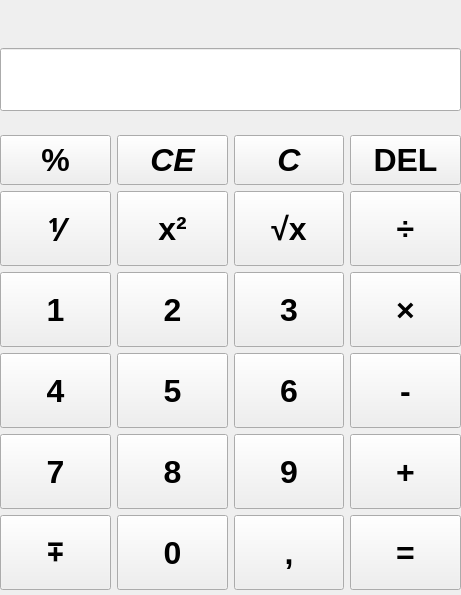
<?xml version="1.0" encoding="UTF-8"?>
<ui version="4.0">
 <class>Form</class>
 <widget class="QWidget" name="Form">
  <property name="geometry">
   <rect>
    <x>0</x>
    <y>0</y>
    <width>461</width>
    <height>595</height>
   </rect>
  </property>
  <property name="windowTitle">
   <string>Form</string>
  </property>
  <widget class="QWidget" name="verticalLayoutWidget">
   <property name="geometry">
    <rect>
     <x>0</x>
     <y>0</y>
     <width>461</width>
     <height>590</height>
    </rect>
   </property>
   <layout class="QVBoxLayout" name="verticalLayout">
    <item>
     <widget class="QLabel" name="label">
      <property name="minimumSize">
       <size>
        <width>0</width>
        <height>25</height>
       </size>
      </property>
      <property name="font">
       <font>
        <pointsize>12</pointsize>
        <bold>true</bold>
       </font>
      </property>
      <property name="text">
       <string/>
      </property>
     </widget>
    </item>
    <item>
     <spacer name="verticalSpacer_2">
      <property name="orientation">
       <enum>Qt::Vertical</enum>
      </property>
      <property name="sizeHint" stdset="0">
       <size>
        <width>20</width>
        <height>40</height>
       </size>
      </property>
     </spacer>
    </item>
    <item>
     <widget class="QLineEdit" name="lineEdit">
      <property name="font">
       <font>
        <pointsize>36</pointsize>
        <bold>true</bold>
       </font>
      </property>
     </widget>
    </item>
    <item>
     <spacer name="verticalSpacer">
      <property name="orientation">
       <enum>Qt::Vertical</enum>
      </property>
      <property name="sizeHint" stdset="0">
       <size>
        <width>20</width>
        <height>40</height>
       </size>
      </property>
     </spacer>
    </item>
    <item>
     <layout class="QGridLayout" name="gridLayout">
      <item row="1" column="2">
       <widget class="QPushButton" name="pushButton_sqrt">
        <property name="minimumSize">
         <size>
          <width>100</width>
          <height>75</height>
         </size>
        </property>
        <property name="font">
         <font>
          <pointsize>24</pointsize>
          <bold>true</bold>
         </font>
        </property>
        <property name="text">
         <string>√x</string>
        </property>
       </widget>
      </item>
      <item row="0" column="3">
       <widget class="QPushButton" name="pushButton_del">
        <property name="minimumSize">
         <size>
          <width>100</width>
          <height>50</height>
         </size>
        </property>
        <property name="font">
         <font>
          <pointsize>24</pointsize>
          <bold>true</bold>
         </font>
        </property>
        <property name="text">
         <string>DEL</string>
        </property>
       </widget>
      </item>
      <item row="4" column="2">
       <widget class="QPushButton" name="pushButton_9">
        <property name="minimumSize">
         <size>
          <width>100</width>
          <height>75</height>
         </size>
        </property>
        <property name="font">
         <font>
          <pointsize>24</pointsize>
          <bold>true</bold>
         </font>
        </property>
        <property name="text">
         <string>9</string>
        </property>
       </widget>
      </item>
      <item row="4" column="0">
       <widget class="QPushButton" name="pushButton_7">
        <property name="minimumSize">
         <size>
          <width>100</width>
          <height>75</height>
         </size>
        </property>
        <property name="font">
         <font>
          <pointsize>24</pointsize>
          <bold>true</bold>
         </font>
        </property>
        <property name="text">
         <string>7</string>
        </property>
       </widget>
      </item>
      <item row="2" column="0">
       <widget class="QPushButton" name="pushButton_1">
        <property name="minimumSize">
         <size>
          <width>100</width>
          <height>75</height>
         </size>
        </property>
        <property name="font">
         <font>
          <pointsize>24</pointsize>
          <bold>true</bold>
         </font>
        </property>
        <property name="text">
         <string>1</string>
        </property>
       </widget>
      </item>
      <item row="2" column="3">
       <widget class="QPushButton" name="pushButton_mul">
        <property name="minimumSize">
         <size>
          <width>100</width>
          <height>75</height>
         </size>
        </property>
        <property name="font">
         <font>
          <pointsize>24</pointsize>
          <bold>true</bold>
         </font>
        </property>
        <property name="text">
         <string>×</string>
        </property>
       </widget>
      </item>
      <item row="1" column="1">
       <widget class="QPushButton" name="pushButton_sqr">
        <property name="minimumSize">
         <size>
          <width>100</width>
          <height>75</height>
         </size>
        </property>
        <property name="font">
         <font>
          <pointsize>24</pointsize>
          <bold>true</bold>
         </font>
        </property>
        <property name="text">
         <string>x²</string>
        </property>
       </widget>
      </item>
      <item row="4" column="3">
       <widget class="QPushButton" name="pushButton_plus">
        <property name="minimumSize">
         <size>
          <width>100</width>
          <height>75</height>
         </size>
        </property>
        <property name="font">
         <font>
          <pointsize>24</pointsize>
          <bold>true</bold>
         </font>
        </property>
        <property name="text">
         <string>+</string>
        </property>
       </widget>
      </item>
      <item row="5" column="0">
       <widget class="QPushButton" name="pushButton_neg">
        <property name="minimumSize">
         <size>
          <width>100</width>
          <height>75</height>
         </size>
        </property>
        <property name="font">
         <font>
          <pointsize>24</pointsize>
          <bold>true</bold>
         </font>
        </property>
        <property name="text">
         <string>∓</string>
        </property>
       </widget>
      </item>
      <item row="3" column="2">
       <widget class="QPushButton" name="pushButton_6">
        <property name="minimumSize">
         <size>
          <width>100</width>
          <height>75</height>
         </size>
        </property>
        <property name="font">
         <font>
          <pointsize>24</pointsize>
          <bold>true</bold>
         </font>
        </property>
        <property name="text">
         <string>6</string>
        </property>
       </widget>
      </item>
      <item row="4" column="1">
       <widget class="QPushButton" name="pushButton_8">
        <property name="minimumSize">
         <size>
          <width>100</width>
          <height>75</height>
         </size>
        </property>
        <property name="font">
         <font>
          <pointsize>24</pointsize>
          <bold>true</bold>
         </font>
        </property>
        <property name="text">
         <string>8</string>
        </property>
       </widget>
      </item>
      <item row="0" column="1">
       <widget class="QPushButton" name="pushButton_CE">
        <property name="minimumSize">
         <size>
          <width>100</width>
          <height>50</height>
         </size>
        </property>
        <property name="font">
         <font>
          <pointsize>24</pointsize>
          <italic>true</italic>
          <bold>true</bold>
         </font>
        </property>
        <property name="text">
         <string>CE</string>
        </property>
       </widget>
      </item>
      <item row="2" column="1">
       <widget class="QPushButton" name="pushButton_2">
        <property name="minimumSize">
         <size>
          <width>100</width>
          <height>75</height>
         </size>
        </property>
        <property name="font">
         <font>
          <pointsize>24</pointsize>
          <bold>true</bold>
         </font>
        </property>
        <property name="text">
         <string>2</string>
        </property>
       </widget>
      </item>
      <item row="0" column="2">
       <widget class="QPushButton" name="pushButton_C">
        <property name="minimumSize">
         <size>
          <width>100</width>
          <height>50</height>
         </size>
        </property>
        <property name="font">
         <font>
          <pointsize>24</pointsize>
          <italic>true</italic>
          <bold>true</bold>
         </font>
        </property>
        <property name="text">
         <string>C</string>
        </property>
       </widget>
      </item>
      <item row="0" column="0">
       <widget class="QPushButton" name="pushButton_percent">
        <property name="minimumSize">
         <size>
          <width>100</width>
          <height>50</height>
         </size>
        </property>
        <property name="font">
         <font>
          <pointsize>24</pointsize>
          <bold>true</bold>
         </font>
        </property>
        <property name="text">
         <string>%</string>
        </property>
       </widget>
      </item>
      <item row="3" column="0">
       <widget class="QPushButton" name="pushButton_4">
        <property name="minimumSize">
         <size>
          <width>100</width>
          <height>75</height>
         </size>
        </property>
        <property name="font">
         <font>
          <pointsize>24</pointsize>
          <bold>true</bold>
         </font>
        </property>
        <property name="text">
         <string>4</string>
        </property>
       </widget>
      </item>
      <item row="1" column="3">
       <widget class="QPushButton" name="pushButton_div">
        <property name="minimumSize">
         <size>
          <width>100</width>
          <height>75</height>
         </size>
        </property>
        <property name="font">
         <font>
          <pointsize>24</pointsize>
          <bold>true</bold>
         </font>
        </property>
        <property name="text">
         <string>÷</string>
        </property>
       </widget>
      </item>
      <item row="5" column="3">
       <widget class="QPushButton" name="pushButton_eq">
        <property name="minimumSize">
         <size>
          <width>100</width>
          <height>75</height>
         </size>
        </property>
        <property name="font">
         <font>
          <pointsize>24</pointsize>
          <bold>true</bold>
         </font>
        </property>
        <property name="text">
         <string>=</string>
        </property>
       </widget>
      </item>
      <item row="3" column="1">
       <widget class="QPushButton" name="pushButton_11">
        <property name="minimumSize">
         <size>
          <width>100</width>
          <height>75</height>
         </size>
        </property>
        <property name="font">
         <font>
          <pointsize>24</pointsize>
          <bold>true</bold>
         </font>
        </property>
        <property name="text">
         <string>5</string>
        </property>
       </widget>
      </item>
      <item row="5" column="1">
       <widget class="QPushButton" name="pushButton_0">
        <property name="minimumSize">
         <size>
          <width>100</width>
          <height>75</height>
         </size>
        </property>
        <property name="font">
         <font>
          <pointsize>24</pointsize>
          <bold>true</bold>
         </font>
        </property>
        <property name="text">
         <string>0</string>
        </property>
       </widget>
      </item>
      <item row="2" column="2">
       <widget class="QPushButton" name="pushButton_3">
        <property name="minimumSize">
         <size>
          <width>100</width>
          <height>75</height>
         </size>
        </property>
        <property name="font">
         <font>
          <pointsize>24</pointsize>
          <bold>true</bold>
         </font>
        </property>
        <property name="text">
         <string>3</string>
        </property>
       </widget>
      </item>
      <item row="3" column="3">
       <widget class="QPushButton" name="pushButton_minus">
        <property name="minimumSize">
         <size>
          <width>100</width>
          <height>75</height>
         </size>
        </property>
        <property name="font">
         <font>
          <pointsize>24</pointsize>
          <bold>true</bold>
         </font>
        </property>
        <property name="text">
         <string>-</string>
        </property>
       </widget>
      </item>
      <item row="1" column="0">
       <widget class="QPushButton" name="pushButton_rev">
        <property name="minimumSize">
         <size>
          <width>100</width>
          <height>75</height>
         </size>
        </property>
        <property name="font">
         <font>
          <pointsize>24</pointsize>
          <bold>true</bold>
         </font>
        </property>
        <property name="text">
         <string>⅟</string>
        </property>
       </widget>
      </item>
      <item row="5" column="2">
       <widget class="QPushButton" name="pushButton_dot">
        <property name="minimumSize">
         <size>
          <width>100</width>
          <height>75</height>
         </size>
        </property>
        <property name="font">
         <font>
          <pointsize>24</pointsize>
          <bold>true</bold>
         </font>
        </property>
        <property name="text">
         <string>,</string>
        </property>
       </widget>
      </item>
     </layout>
    </item>
   </layout>
  </widget>
 </widget>
 <resources/>
 <connections/>
</ui>
